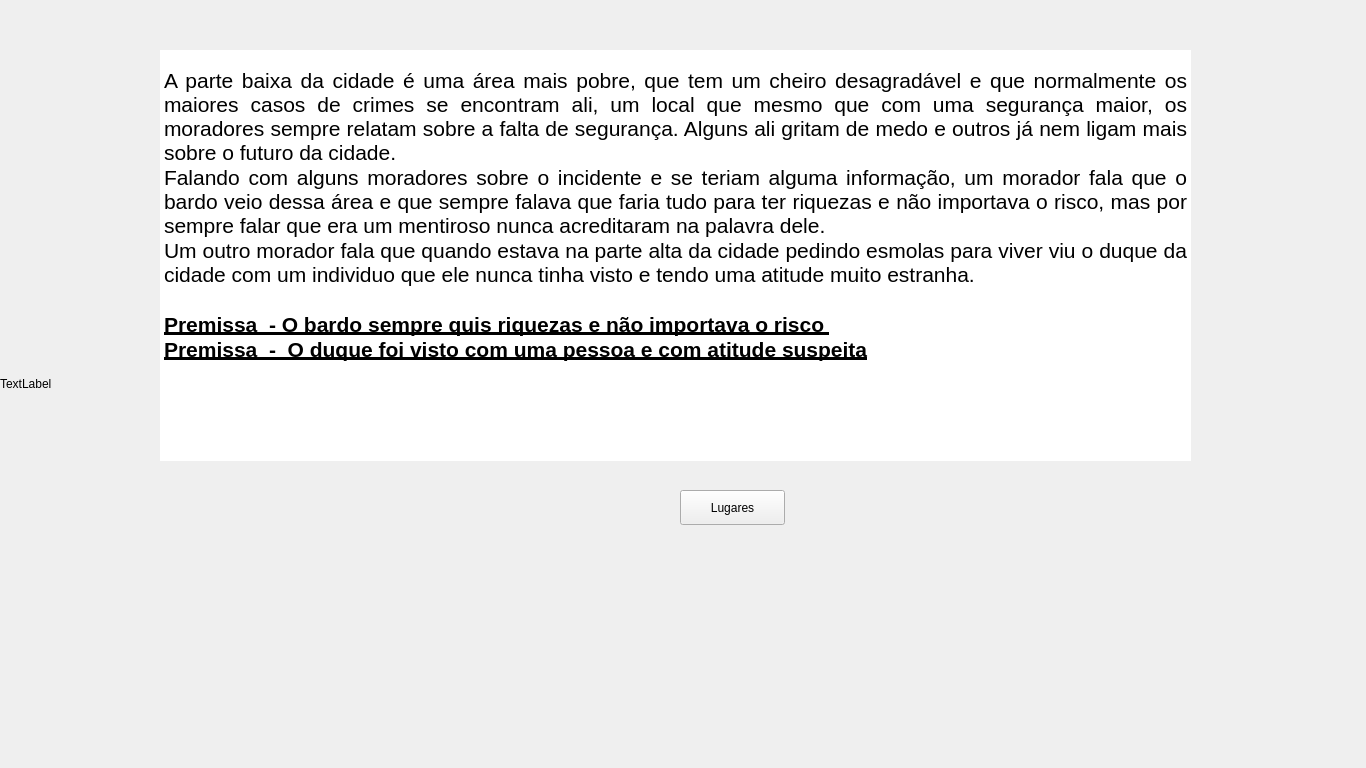
<?xml version="1.0" encoding="UTF-8"?>
<ui version="4.0">
 <class>FourteenthWindow</class>
 <widget class="QMainWindow" name="FourteenthWindow">
  <property name="geometry">
   <rect>
    <x>0</x>
    <y>0</y>
    <width>1366</width>
    <height>768</height>
   </rect>
  </property>
  <property name="maximumSize">
   <size>
    <width>1366</width>
    <height>768</height>
   </size>
  </property>
  <property name="windowTitle">
   <string>MainWindow</string>
  </property>
  <widget class="QWidget" name="centralwidget">
   <property name="maximumSize">
    <size>
     <width>1366</width>
     <height>768</height>
    </size>
   </property>
   <widget class="QLabel" name="label">
    <property name="geometry">
     <rect>
      <x>0</x>
      <y>0</y>
      <width>1366</width>
      <height>768</height>
     </rect>
    </property>
    <property name="maximumSize">
     <size>
      <width>1366</width>
      <height>768</height>
     </size>
    </property>
    <property name="text">
     <string>TextLabel</string>
    </property>
   </widget>
   <widget class="QPushButton" name="pushContinueButton">
    <property name="geometry">
     <rect>
      <x>680</x>
      <y>490</y>
      <width>105</width>
      <height>35</height>
     </rect>
    </property>
    <property name="text">
     <string>Lugares</string>
    </property>
   </widget>
   <widget class="QTextBrowser" name="textBrowser">
    <property name="geometry">
     <rect>
      <x>160</x>
      <y>50</y>
      <width>1031</width>
      <height>411</height>
     </rect>
    </property>
    <property name="frameShape">
     <enum>QFrame::NoFrame</enum>
    </property>
    <property name="html">
     <string>&lt;!DOCTYPE HTML PUBLIC &quot;-//W3C//DTD HTML 4.0//EN&quot; &quot;http://www.w3.org/TR/REC-html40/strict.dtd&quot;&gt;
&lt;html&gt;&lt;head&gt;&lt;meta name=&quot;qrichtext&quot; content=&quot;1&quot; /&gt;&lt;meta charset=&quot;utf-8&quot; /&gt;&lt;style type=&quot;text/css&quot;&gt;
p, li { white-space: pre-wrap; }
&lt;/style&gt;&lt;/head&gt;&lt;body style=&quot; font-family:'Segoe UI'; font-size:9pt; font-weight:400; font-style:normal;&quot;&gt;
&lt;p align=&quot;justify&quot; style=&quot;-qt-paragraph-type:empty; margin-top:0px; margin-bottom:0px; margin-left:0px; margin-right:0px; -qt-block-indent:0; text-indent:0px;&quot;&gt;&lt;br /&gt;&lt;/p&gt;
&lt;p align=&quot;justify&quot; style=&quot; margin-top:0px; margin-bottom:0px; margin-left:0px; margin-right:0px; -qt-block-indent:0; text-indent:0px;&quot;&gt;&lt;span style=&quot; font-size:16pt;&quot;&gt;A parte baixa da cidade é uma área mais pobre, que tem um cheiro desagradável e que normalmente os maiores casos de crimes se encontram ali, um local que mesmo que com uma segurança maior, os moradores sempre relatam sobre a falta de segurança. Alguns ali gritam de medo e outros já nem ligam mais sobre o futuro da cidade.&lt;/span&gt;&lt;/p&gt;
&lt;p align=&quot;justify&quot; style=&quot; margin-top:0px; margin-bottom:0px; margin-left:0px; margin-right:0px; -qt-block-indent:0; text-indent:0px;&quot;&gt;&lt;span style=&quot; font-size:16pt;&quot;&gt;Falando com alguns moradores sobre o incidente e se teriam alguma informação, um morador fala que o bardo veio dessa área e que sempre falava que faria tudo para ter riquezas e não importava o risco, mas por sempre falar que era um mentiroso nunca acreditaram na palavra dele. &lt;/span&gt;&lt;/p&gt;
&lt;p align=&quot;justify&quot; style=&quot; margin-top:0px; margin-bottom:0px; margin-left:0px; margin-right:0px; -qt-block-indent:0; text-indent:0px;&quot;&gt;&lt;span style=&quot; font-size:16pt;&quot;&gt;Um outro morador fala que quando estava na parte alta da cidade pedindo esmolas para viver viu o duque da cidade com um individuo que ele nunca tinha visto e tendo uma atitude muito estranha.&lt;/span&gt;&lt;/p&gt;
&lt;p align=&quot;justify&quot; style=&quot;-qt-paragraph-type:empty; margin-top:0px; margin-bottom:0px; margin-left:0px; margin-right:0px; -qt-block-indent:0; text-indent:0px; font-size:16pt;&quot;&gt;&lt;br /&gt;&lt;/p&gt;
&lt;p align=&quot;justify&quot; style=&quot; margin-top:0px; margin-bottom:0px; margin-left:0px; margin-right:0px; -qt-block-indent:0; text-indent:0px;&quot;&gt;&lt;span style=&quot; font-size:16pt; font-weight:700; text-decoration: underline;&quot;&gt;Premissa  - O bardo sempre quis riquezas e não importava o risco &lt;/span&gt;&lt;/p&gt;
&lt;p align=&quot;justify&quot; style=&quot; margin-top:0px; margin-bottom:0px; margin-left:0px; margin-right:0px; -qt-block-indent:0; text-indent:0px;&quot;&gt;&lt;span style=&quot; font-size:16pt; font-weight:700; text-decoration: underline;&quot;&gt;Premissa  -  O duque foi visto com uma pessoa e com atitude suspeita&lt;/span&gt;&lt;/p&gt;&lt;/body&gt;&lt;/html&gt;</string>
    </property>
   </widget>
  </widget>
 </widget>
 <resources/>
 <connections/>
</ui>
